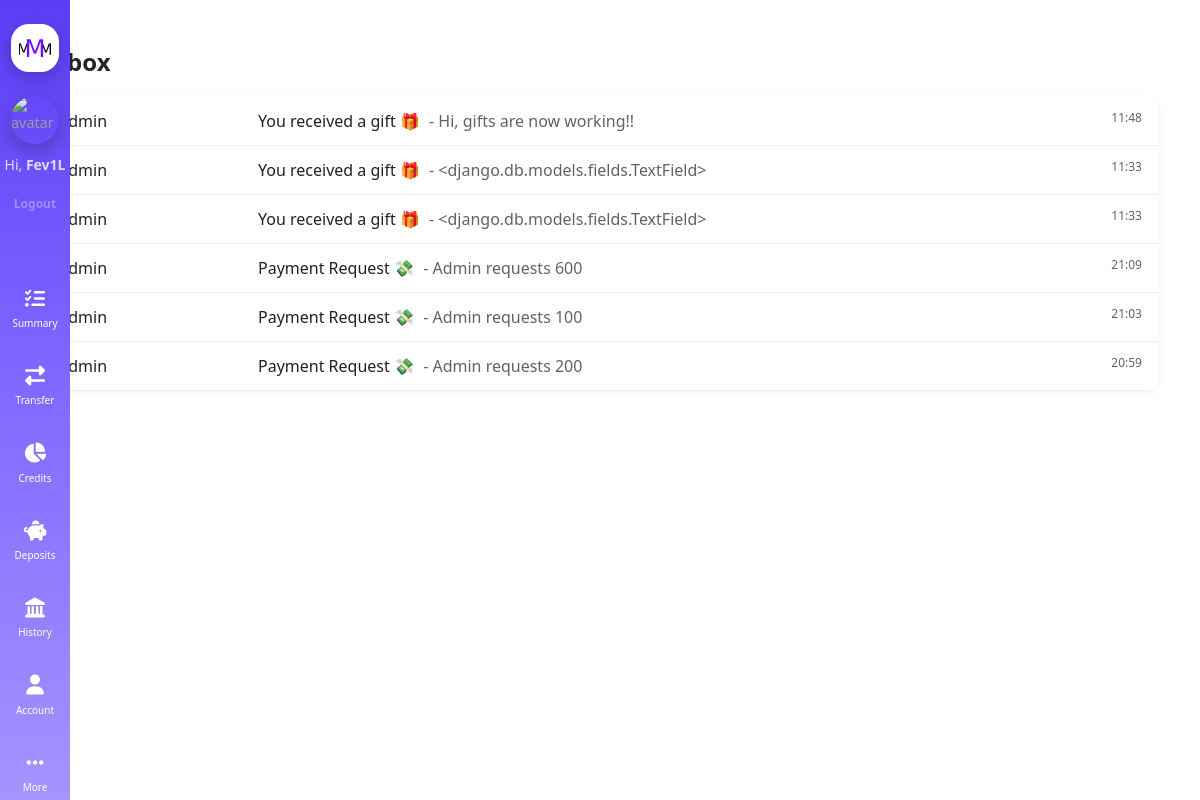
The app's page /inbox/ (signed in) with its own data.
### main/models.py (models this page shows, shortened)
class InboxMessage(models.Model):
    SYSTEM = "system"
    USER = "user"
    REQUEST = "request"
    GIFT = "gift"
    MESSAGE_TYPE = [
        (SYSTEM, "System"),
        (USER, "User"),
        (REQUEST, "Request"),
        (GIFT, "Gift"),
    ]
    receiver = models.ForeignKey(User, on_delete=models.CASCADE, related_name="messages")
    sender = models.ForeignKey(User, on_delete=models.SET_NULL, null=True, blank=True)
    title = models.CharField(max_length=255)
    content = models.TextField()
    type = models.CharField(max_length=10, choices=MESSAGE_TYPE, default=SYSTEM)
    amount = models.DecimalField(max_digits=12, decimal_places=2, null=True, blank=True)
    is_paid = models.BooleanField(default=False)
    is_read = models.BooleanField(default=False)
    created_at = models.DateTimeField(auto_now_add=True)

### main/views.py (the view)
# urls.py: path('inbox/', views.inbox, name='inbox'),
@login_required
def inbox(request):
    messages = InboxMessage.objects.filter(receiver=request.user).order_by('-created_at')
    return render(request, 'main/mail/inbox.html', {'messages': messages})

### main/templatetags/sidebar_links.py (called while the page is built)
@register.simple_tag
def get_links():
    return [{
        'name': 'Summary',
        'href': '/',
        'icon': 'fa-regular fa-list-check',
    },{
        'name': 'Transfer',
        'href': '/contacts/',
        'icon': 'fa-regular fa-right-left',
    }, {
        'name': 'Credits',
        'href': '/credits/',
        'icon': 'fa-solid fa-chart-pie',
    }, {
        'name': 'Deposits',
        'href': '/deposits/',
        'icon': 'fa-solid fa-piggy-bank',
    },{
        'name': 'History',
        'href': '/history',
        'icon': 'fa-regular fa-landmark',
    },{
        'name': 'Account',
        'href': '/profile',
        'icon': 'fa-solid fa-user',
    },{
        'name': 'More',
        'href': '/more/',
        'icon': 'fa-ellipsis',
    }]

### main/templates/main/mail/inbox.html (shortened to what this page needs)
{% extends 'main/mail/mail_layout.html' %}
{% block content%}
  <h2 class="inbox-title">Inbox</h2>
  <div class="inbox-container">
    {% for msg in messages %}
    <div class="inbox-item {% if not msg.is_read %}unread{% endif %}"
         onclick="window.location='/inbox/{{ msg.id }}/'">
      <div class="inbox-left">
        {% if msg.sender %}
        {{ msg.sender.username }}
        {% else %}
        System
        {% endif %}
      </div>
      <div class="inbox-center">
        <span class="inbox-subject">{{ msg.title }}</span>
        <span class="inbox-preview"> - {{ msg.content|truncatechars:50 }}</span>
      </div>
      <div class="inbox-right">
        {{ msg.created_at|date:"H:i" }}
      </div>
    </div>
    {% endfor %}
  </div>
{% endblock %}

### main/templates/main/layout/sidebar.html (shortened to what this page needs)
{% load static %}
{% load sidebar_links %}
{% get_links as links %}
{% if request.user.is_authenticated %}
<div class="sidebar">
    <div class="sidebar-logo">
        <img src="{% static 'main/img/MMM-Logo.png' %}" alt="MMM Bank Logo">
    </div>
    <div class="sidebar-user">
        <a href="/profile" class="user-avatar">
            <img src="https://github.com/Fev1L.png" alt="avatar">
        </a>
        <div class="user-greeting">
            Hi, <strong>{{ request.user.username }}</strong>
        </div>
        <form method="POST" action="/logout">
            <button class="logout-btn" type="submit">Logout</button>
        </form>
    </div>
    <div class="sidebar-links">
        {% for link in links %}
        <a href="{{ link.href }}"
           class="sidebar-item {% if request.path == link.href %}active{% endif %}">
            <i class="fa-solid {{ link.icon }}"></i>
            <span>{{ link.name }}</span>
        </a>
        {% endfor %}
    </div>
</div>
{% endif %}

### main/static/main/css/main.css (style rules this page uses)
body { background-color: white; overflow: hidden; }
a { text-decoration: none; color: #9c9c9c; animation: fadeIn 1s; font-size: 0.9rem; }
.inbox-title { margin-bottom: 20px; font-size: 24px; font-weight: 600; }
.inbox-container { background: #fff; border-radius: 12px; overflow: hidden; box-shadow: 0 2px 10px rgba(0,0,0,0.05); }
.inbox-item { display: grid; grid-template-columns: 200px 1fr 80px; padding: 12px 16px; border-bottom: 1px solid #eee; cursor: pointer; transition: background 0.2s; }
.inbox-left { color: #202124; }
.inbox-center { color: #5f6368; }
.inbox-subject { color: #202124; margin-right: 5px; }
.inbox-preview { color: #5f6368; }
.inbox-right { text-align: right; color: #5f6368; font-size: 12px; }
.sidebar { position: fixed; top: 0; left: 0; width: clamp(70px, 5vw, 110px); height: 100vh; display: flex; flex-direction: column; align-items: center; justify-content: flex-start; gap: clamp(18px, 2vw, 26px); padding-top: clamp(24px, 2vw, 40px); background: linear-gradient( 180deg, #5b3df5 0%, #7b61ff 40%, #a594ff 100% ); }
.sidebar-item { display: flex; flex-direction: column; align-items: center; gap: clamp(4px, 0.6vw, 8px); text-decoration: none; color: #ffffff; padding: clamp(8px, 0.8vw, 14px); border-radius: 1rem; transition: all 0.25s ease; }
.sidebar-item i { font-size: clamp(20px, 1.6vw, 30px); }
.sidebar-item span { font-size: clamp(10px, 0.7vw, 14px); }
.sidebar-logo { width: clamp(48px, 4vw, 64px); height: clamp(48px, 4vw, 64px); display: flex; align-items: center; justify-content: center; background: white; border-radius: 18px; padding: 8px; box-shadow: 0 6px 20px rgba(0,0,0,0.2); transition: all 0.25s ease; }
.sidebar-logo img { width: 100%; height: 100%; object-fit: contain; }
.sidebar-user { display: flex; flex-direction: column; align-items: center; gap: 10px; padding-bottom: 25px; margin-bottom: 10%; }
.user-avatar { width: clamp(48px, 4vw, 60px); height: clamp(48px, 4vw, 60px); border-radius: 50%; overflow: hidden; display: block; box-shadow: 0 6px 20px rgba(0,0,0,0.25); transition: all .25s ease; }
.user-avatar img { width: 100%; height: 100%; object-fit: cover; }
.user-greeting { font-size: 14px; color: rgba(255,255,255,0.8); text-align: center; }
.logout-btn { background: none; border: none; font-size: 12px; color: rgba(255,255,255,0.35); cursor: pointer; transition: color .2s; }
.sidebar-links { display: flex; flex-direction: column; gap: 1rem; }
button { padding:10px 18px; border:none; border-radius:10px; cursor:pointer; background:#5b4cff; color:white; font-weight:600; }

### records on screen
InboxMessage: sender.username "Admin", title "You received a gift 🎁", content "Hi, gifts are now working!!", created_at "11:48"
InboxMessage: sender.username "Admin", title "You received a gift 🎁", content "<django.db.models.fields.TextField>", created_at "11:33"
InboxMessage: sender.username "Admin", title "You received a gift 🎁", content "<django.db.models.fields.TextField>", created_at "11:33"
InboxMessage: sender.username "Admin", title "Payment Request 💸", content "Admin requests 600", created_at "21:09"
InboxMessage: sender.username "Admin", title "Payment Request 💸", content "Admin requests 100", created_at "21:03"
InboxMessage: sender.username "Admin", title "Payment Request 💸", content "Admin requests 200", created_at "20:59"

### other values on screen
{{ request.user.username }} "Fev1L"
{{ link.name }} "Summary" "Transfer" "Credits" "Deposits" "History" "Account" "More"
